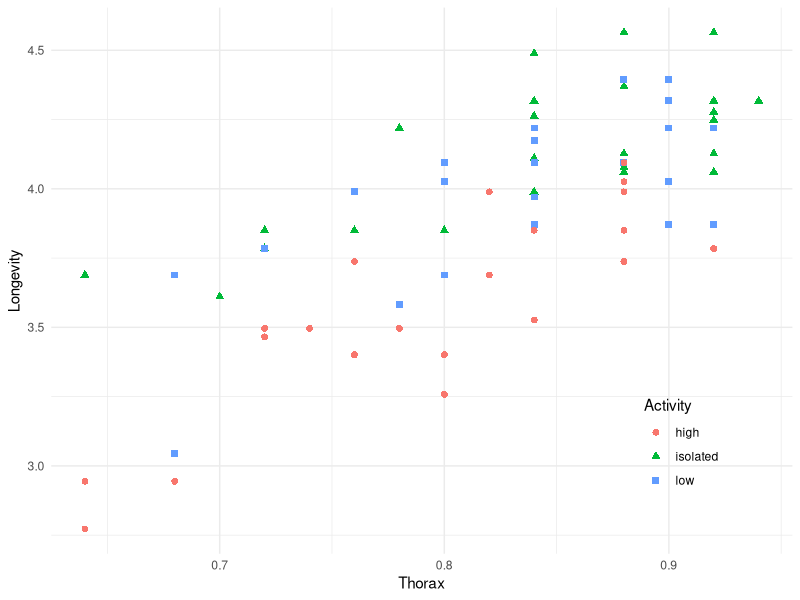
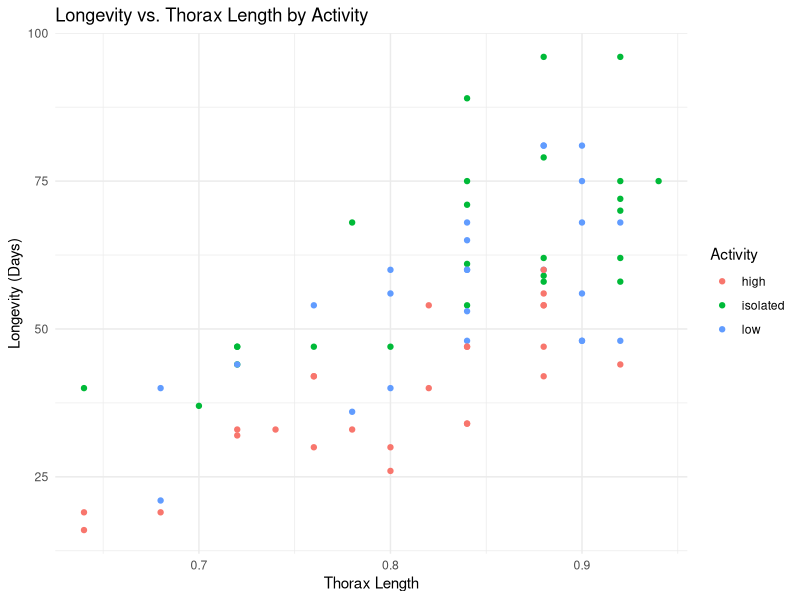
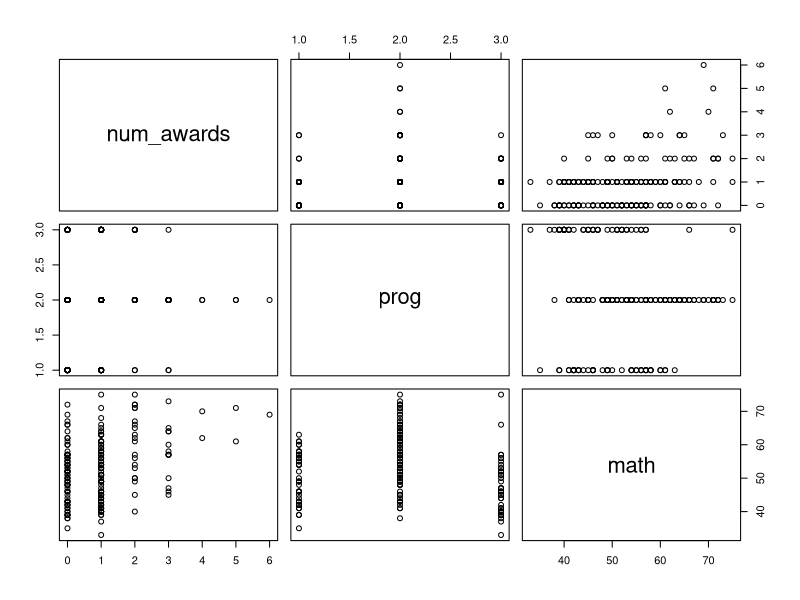

The R source for these figures, in order:
## ---- chunk 1
# Load the data
fruitflies <- read.table("fruitflies.txt", header = TRUE)

# Add Logarithm of Longevity
fruitflies$loglongevity <- log(fruitflies$longevity)
## ---- chunk 2
# Create the ggplot
library(ggplot2)

ggplot(data = fruitflies, aes(x = thorax, y = loglongevity, color = activity, shape = activity)) +
  geom_point(size = 2) +
  labs(x = "Thorax", y = "Longevity", color = "Activity", shape = "Activity") +
  theme_minimal() +
  theme(legend.position = c(0.85, 0.2))
## ---- chunk 3
attach(fruitflies)

# Perform ANOVA to test for the effect of sexual activity on longevity
anova_model <- aov(loglongevity ~ activity, data = fruitflies)
summary(anova_model)

# Estimated longevities for the three conditions
mean_longevity <- aggregate(loglongevity ~ activity, data = fruitflies, FUN = mean)
mean_longevity$estimated_longevity <- exp(mean_longevity$loglongevity)
print(mean_longevity)
## ---- chunk 4
# Perform ANCOVA to include thorax length as an explanatory variable
ancova_model <- lm(loglongevity ~ activity + thorax, data = fruitflies)
summary(ancova_model)

# Calculate estimated longevity for the three groups with average thorax lengths
# Calculate the average thorax length
avg_thorax <- mean(thorax)
 
# Create a data frame with average thorax length for each group
new_data <- data.frame(thorax = avg_thorax, activity = c("isolated", "low", "high"))

# Predict log-longevity for each group with average thorax length
predictions <- predict(ancova_model, newdata = new_data, interval = "confidence", level = 0.95)

# Print the estimated longevities for each group
est_longevities <- exp(predictions)
est_longevities
## ---- chunk 5
# Load necessary packages
library(ggplot2)

# Scatterplot of longevity against thorax length, colored by activity
ggplot(fruitflies, aes(x = thorax, y = longevity, color = activity)) +
  geom_point() +
  labs(title = "Longevity vs. Thorax Length by Activity",
       x = "Thorax Length",
       y = "Longevity (Days)",
       color = "Activity") +
  theme_minimal()

# Test for the similarity of dependence using ANCOVA
model_c <- lm(loglongevity ~ activity * thorax, data = fruitflies)
summary(model_c)
## ---- chunk 6
# Fit ANCOVA model
ancova_model <- lm(longevity ~ activity + thorax, data = fruitflies)

# Summary of ANCOVA model
summary(ancova_model)
## ---- chunk 7
# Load the data
birthweights <- read.table("Birthweight.csv", header = TRUE, sep=",")
## ---- chunk 8
# Load the data
awards <- read.table("awards.txt", header = TRUE)

# Analyze the data
plot(awards)
## ---- chunk 9
# Perform Poisson regression without considering the variable math
poisson_model <- glm(num_awards ~ prog, family=poisson, data=awards)
# Display the summary of the model
summary(poisson_model)

# Estimate numbers of awards for all three types of programs
prog_types <- unique(awards$prog)
for (prog_type in prog_types) {
  awards_estimate <- exp(predict(poisson_model, newdata = data.frame(prog = prog_type), type = "response"))
  cat("Estimated number of awards for program type", prog_type, ":", awards_estimate, "\n")
}
## ---- chunk 10
# Perform the Kruskal-Wallis test
kruskal_test <- kruskal.test(num_awards ~ prog, data = awards)

# Display the results of the test
kruskal_test
## ---- chunk 11
# Perform Poisson regression with prog, math, and their interaction
poisson_model_with_math <- glm(num_awards ~ prog * math, family = "poisson", data = awards)

# Display the summary of the model
summary(poisson_model_with_math)
## ---- chunk 12
# Perform Poisson regression with prog, math, and their interaction
poisson_model_with_math <- glm(num_awards ~ prog * math, family = "poisson", data = awards)

# Display the summary of the model
print(poisson_model_with_math)

# Convert 'prog' to a factor variable
awards$prog <- factor(awards$prog)

# Perform Poisson regression with prog, math, and their interaction
poisson_model_prog_factor <- glm(num_awards ~ prog * math, family = "poisson", data = awards)

print(poisson_model_prog_factor)

## ---- chunk 13
# Create a data frame with the predictor values
new_data <- data.frame(prog = c(1, 2, 3), math = 56)

# Predict the numbers of awards using the model
predicted_awards <- predict(poisson_model_with_math, newdata = new_data, type = "response")

# Display the predicted numbers of awards
predicted_awards
